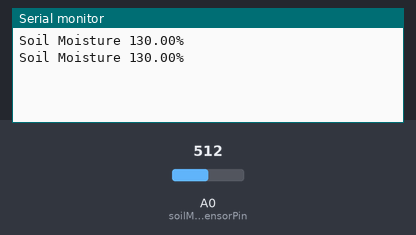
Bench run of a sketch on a simulated Arduino Uno, built with avr-gcc and run on an emulated ATmega328P. Shown: the last lines printed to the serial monitor. The test bench sets the inputs (shaded band); at power-on: A0 (soilMoistureSensorPin) = 512.

Above: at 1.8 s.
1.9 s: A0 (soilMoistureSensorPin) set to 716
At 2.8 s:
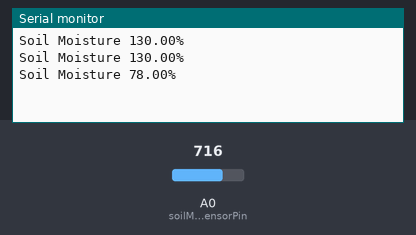
3.4 s: A0 (soilMoistureSensorPin) set to 900
At 4.7 s:
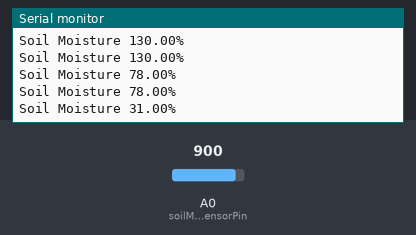
Timing chart, 0 to 6.4 s (numbered marks = the images above; inputs shaded):
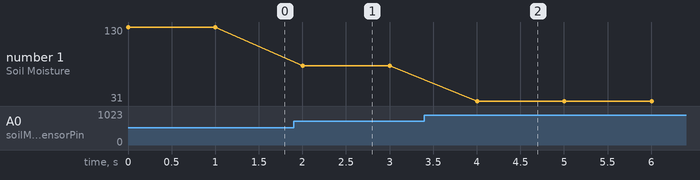

The sketch:

MeasuringMoisture.ino
```cpp
int soilMoistureSensorPin = A0;

void setup() {
  pinMode(soilMoistureSensorPin, INPUT);
  Serial.begin(9600);
}

void loop() {
  float sensorReading = analogRead(soilMoistureSensorPin);
  // update the 3rd parameter of the map function depending on the sesitivity of your moisture sensor
  float moistureContent = map(sensorReading, 1024, 633, 0, 100);
  Serial.print("Soil Moisture ");
  Serial.print(moistureContent);
  Serial.println("%");
  delay(1000);
}
```

Measured:
- after the input at 1.9 s, the serial monitor: prints a new line after 0.10 s (image 1)
- after the input at 3.4 s, the serial monitor: prints a new line after 0.60 s (image 2)
- plotted number 1: 130 → 78 after the input at 1.9 s, 78 → 31 after the input at 3.4 s
